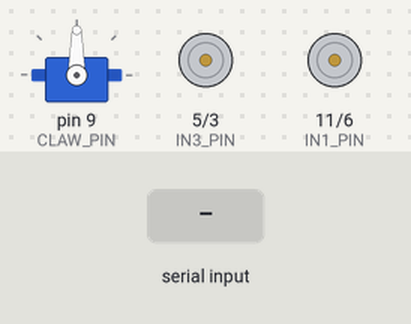
Simulated run of this sketch. Board: Arduino Uno, built with avr-gcc and run on an emulated ATmega328P. Shown: servo, motor-driver pin pairs drawn as motors (green arrow = first pin HIGH = forward, orange = second pin HIGH = backward, longer = more drive). The inputs (shaded band) are chosen by the test bench.

Above: at 1.2 s.
1.3 s: "F" received over Serial
At 1.9 s:
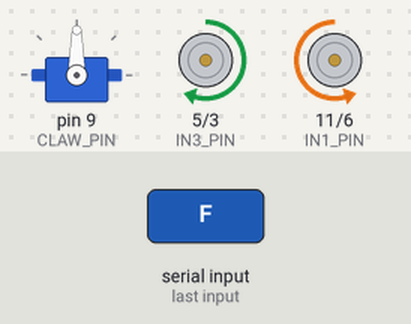
2.8 s: "B" received over Serial
At 3.1 s:
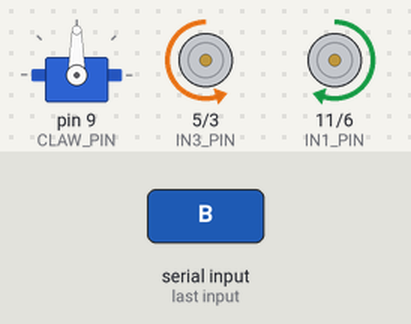
4.3 s: "L" received over Serial
At 5.4 s:
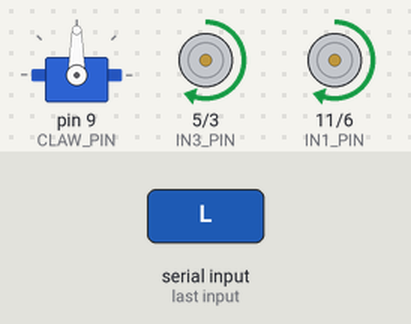
5.8 s: "R" received over Serial
At 6.6 s:
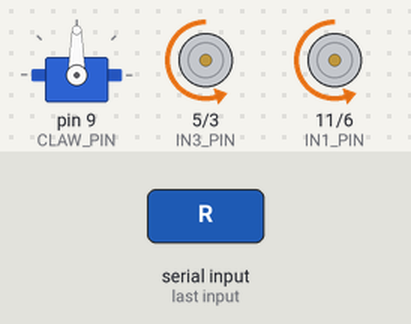
7.3 s: "U" received over Serial
At 7.7 s:
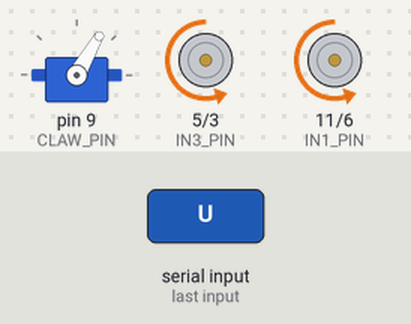
8.8 s: "W" received over Serial
At 10.1 s:
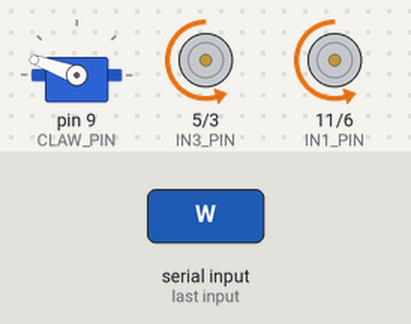
Timing chart, 0 to 11.3 s (numbered marks = the images above; inputs shaded):
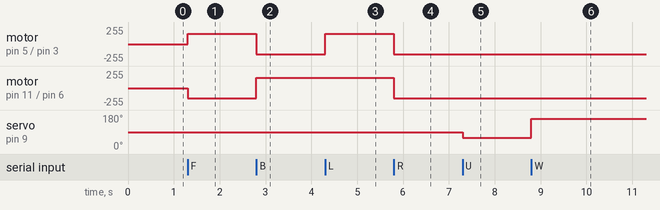

Measured:
- after the input at 1.3 s, motor on pin 5 (IN3_PIN) / pin 3 (IN4_PIN): stopped → forward 156/255 at once; motor on pin 11 (IN1_PIN) / pin 6 (IN2_PIN): stopped → backward 156/255 at once
- after the input at 2.8 s, motor on pin 5 (IN3_PIN) / pin 3 (IN4_PIN): forward 156/255 → backward 156/255 at once; motor on pin 11 (IN1_PIN) / pin 6 (IN2_PIN): backward 156/255 → forward 156/255 at once
- after the input at 4.3 s, motor on pin 5 (IN3_PIN) / pin 3 (IN4_PIN): backward 156/255 → forward 156/255 at once
- after the input at 5.8 s, motor on pin 5 (IN3_PIN) / pin 3 (IN4_PIN), motor on pin 11 (IN1_PIN) / pin 6 (IN2_PIN): forward 156/255 → backward 156/255 at once
- after the input at 7.3 s, servo on pin 9 (CLAW_PIN): 90° → 60° at once
- after the input at 8.8 s, servo on pin 9 (CLAW_PIN): 60° → 160° at once

The sketch:

scetch-1.ino
```cpp
#include <Servo.h>

#define IN1_PIN 11
#define IN2_PIN 6
#define IN3_PIN 5
#define IN4_PIN 3

#define CLAW_PIN 9

Servo claw;

String message;

void setup()
{
  Serial.begin(9600);

  claw.attach(CLAW_PIN);

  pinMode(IN1_PIN, OUTPUT);
  pinMode(IN2_PIN, OUTPUT);
  pinMode(IN3_PIN, OUTPUT);
  pinMode(IN4_PIN, OUTPUT);

  pinMode(CLAW_PIN, OUTPUT);
}

void claw_up()
{
  claw.write(60);
}

void claw_down()
{
  claw.write(160);
}

void forward()
{
  analogWrite(IN1_PIN, LOW);
  analogWrite(IN2_PIN, 156);

  analogWrite(IN3_PIN, 156);
  analogWrite(IN4_PIN, LOW);
}

void backward()
{
  analogWrite(IN1_PIN, 156);
  analogWrite(IN2_PIN, LOW);

  analogWrite(IN3_PIN, LOW);
  analogWrite(IN4_PIN, 156);
}

void left()
{
  analogWrite(IN1_PIN, 156);
  analogWrite(IN2_PIN, LOW);

  analogWrite(IN3_PIN, 156);
  analogWrite(IN4_PIN, LOW);
}

void right()
{
  analogWrite(IN1_PIN, LOW);
  analogWrite(IN2_PIN, 156);

  analogWrite(IN3_PIN, LOW);
  analogWrite(IN4_PIN, 156);
}

void stop()
{
  analogWrite(IN1_PIN, LOW);
  analogWrite(IN2_PIN, LOW);

  analogWrite(IN3_PIN, LOW);
  analogWrite(IN4_PIN, LOW);
}

#define DEL 1000

void loop()
{
//  forward();
//  delay(DEL);
//  stop();
//  delay(1000);
//
//  backward();
//  delay(DEL);
//  stop();
//  delay(1000);
//
//  left();
//  delay(DEL);
//  stop();
//  delay(1000);
//
//  right();
//  delay(DEL);
//  stop();
//  delay(1000);
//
//  stop();
//  delay(5000);
//
//  claw_up();
//  delay(DEL);
//
//  claw_dawn();
//  delay(DEL);

  if (Serial.available())
  {
    char message = Serial.read();

    if (message == 'F')
    {
      forward();
    }
    else if (message == 'B')
    {
      backward();
    }
    else if (message == 'L')
    {
      left();
    }
    else if (message == 'R')
    {
      right();
    }
    else if (message == 'U')
    {
      claw_up();
    }
    else if (message == 'W')
    {
      claw_down();
    }
    else
    {
      stop();
    }
  }
}
```
